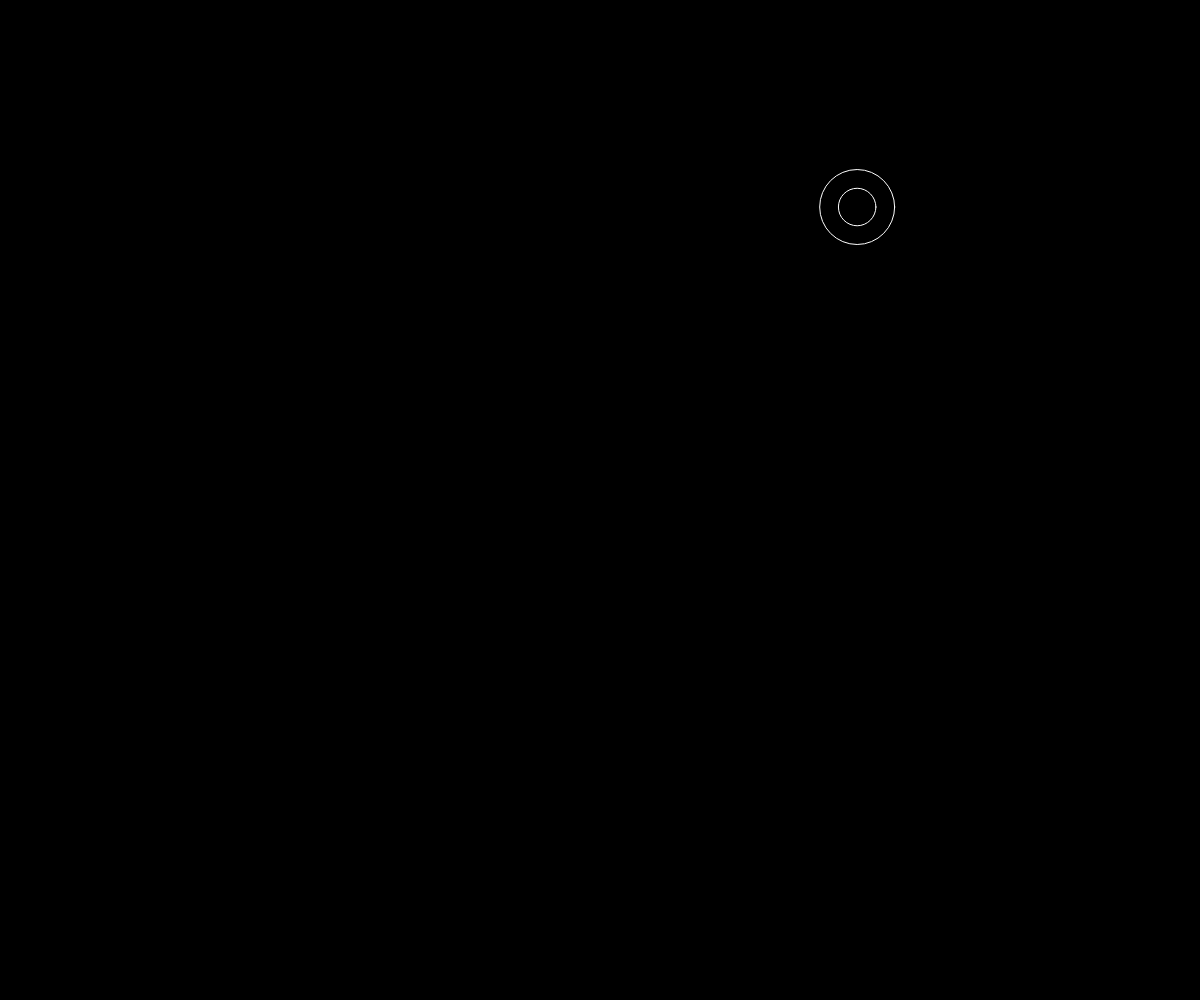
Frame 1 (no input)
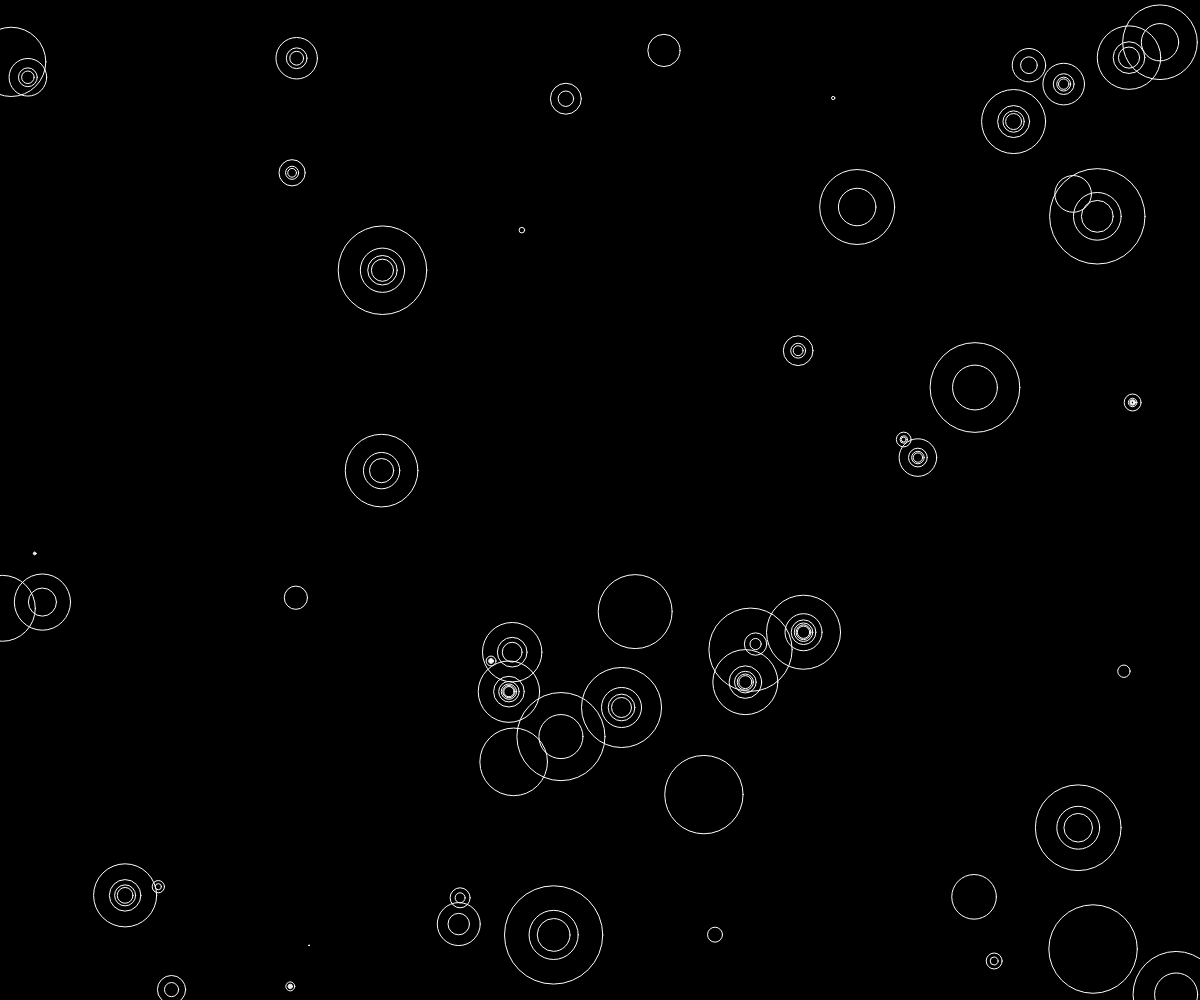
Frame 60 (no input)
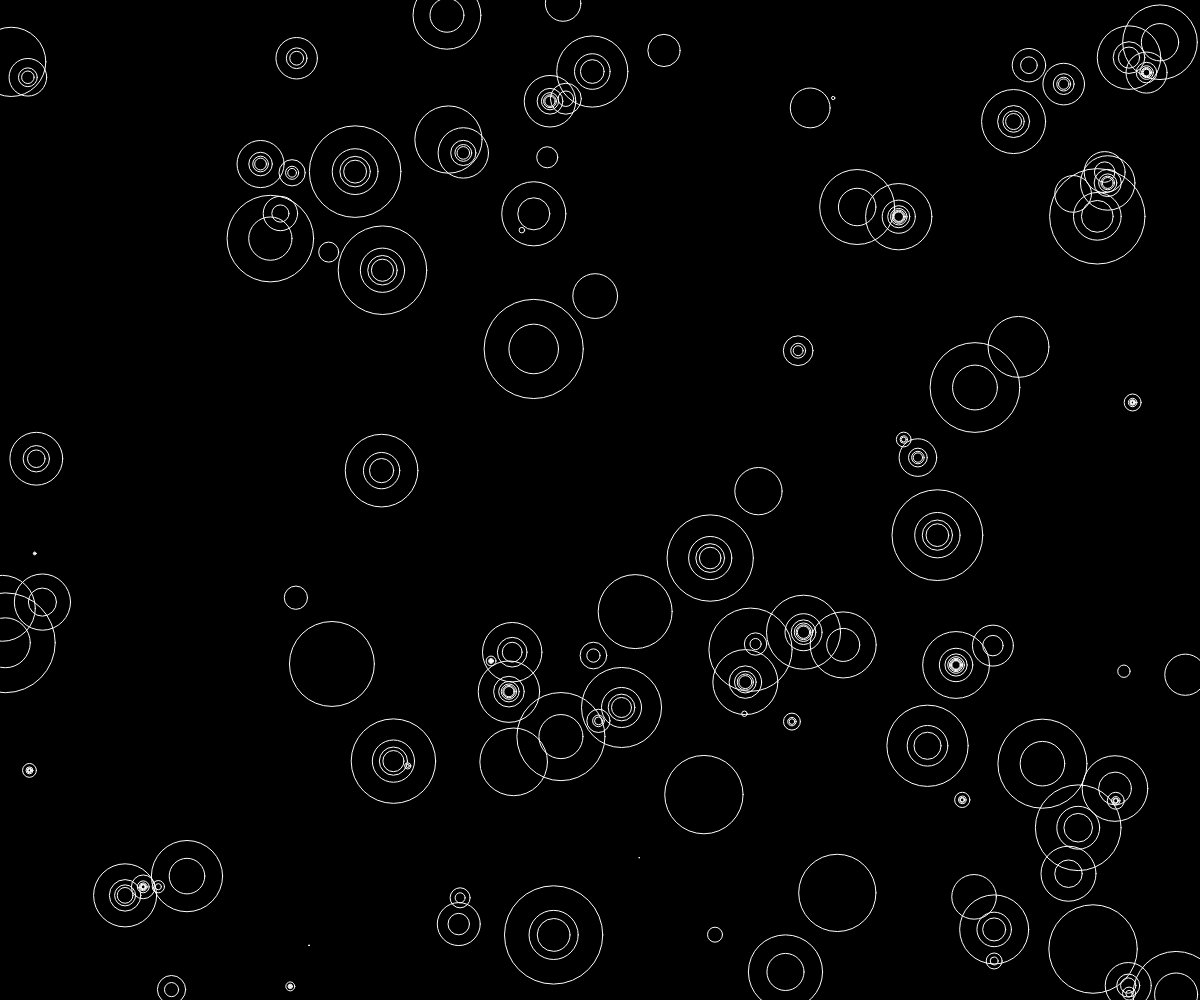
Frame 120 (the mouse pressed at the canvas centre since frame 60)

The p5.js sketch that drew these frames (run headless with seeded random() and noise() and a simulated clock; from frame 60 on, the mouse is pressed at the canvas centre):

// p5.js sketch
// ── sketch.js
let x;
let offset;

function setup() {
  createCanvas(windowWidth, windowHeight);
  background(0)

  rectMode(CENTER);
  angleMode(DEGREES);
  frameRate(40);
  translate(windowWidth/2, windowHeight/2);

  stroke('white');
  noFill();
}

function draw() {
  circles(10, windowWidth, windowHeight);
}

function circles(x, w, h) {

  let a = random(w);
  let b = random(h);
  let c = random(100);

  for (let i = 1 ; i < random(x); i++) {
    ellipse(a, b, c/i);
  }
}
